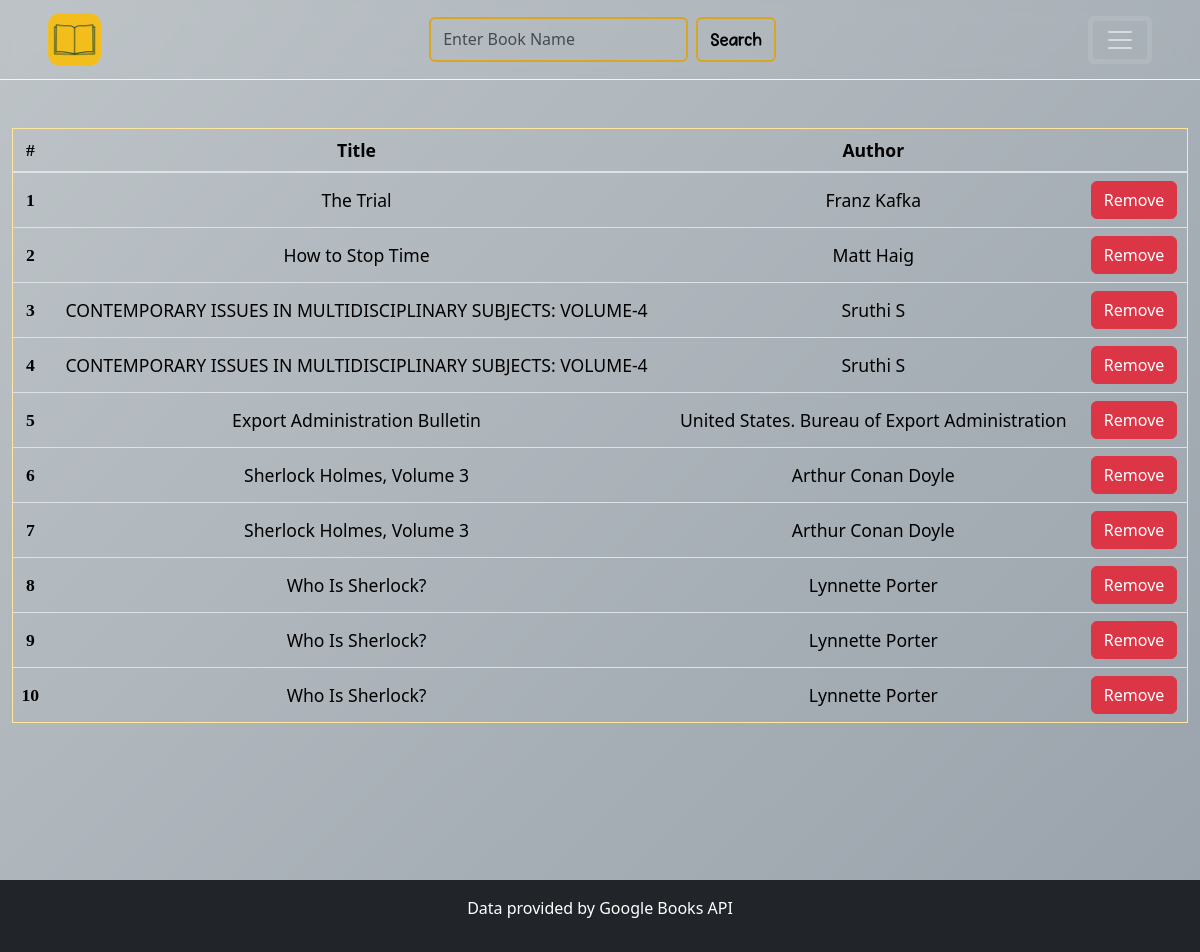
The page /readlist (signed in) on the database its author committed.
### tables this page shows
CREATE TABLE readlist (
    id INTEGER PRIMARY KEY AUTOINCREMENT,
    title TEXT NOT NULL,
    author TEXT NOT NULL,
    genre TEXT NOT NULL,
    user_id INTEGER NOT NULL,
    isbn TEXT NOT NULL,
    image TEXT NOT NULL,
    FOREIGN KEY (user_id) REFERENCES users(user_id)
);

### app.py (the view)
@app.route('/readlist')
def readlist():
    user_id = session['user_id']
    books = db.execute("SELECT * FROM readlist WHERE user_id = ?", user_id)
    return render_template('readlist.html', books = books)

### templates/readlist.html (shortened to what this page needs)
{% extends "layout.html" %}
{% block main %}
{% if books|length == 0 %}
<h1 class="position-absolute top-50 start-50 translate-middle" id="customh1">You Have No Books In Your Readlist</h1>
{% else %}
<table class="table table-dark table-bordered border-warning-subtle custom-table">
    <thead>
      <tr>
        <th scope="col" class="index">#</th>
        <th scope="col">Title</th>
        <th scope="col">Author</th>
        <th scope="col"></th>
      </tr>
    </thead>
    <tbody class="table-group-divider">
    {% for book in books %}
      <tr>
        <th scope="row" class="index">{{ loop.index }}</th>
        <td>{{ book.title }}</td>
        <td>{{ book.author }}</td>
        <td>
            <form action="/delete_readlist/{{ book.id }}" method="post">
                <button type="submit" class="btn btn-danger">Remove</button>
            </form>
        </td>
      </tr>
    {% endfor %}
    </tbody>
  </table>
{% endif %}
{% endblock %}

### templates/layout.html (shortened to what this page needs)
<!DOCTYPE html>
<html lang="en">
<head>
    <link href="https://cdn.jsdelivr.net/npm/bootstrap@5.3.3/dist/css/bootstrap.min.css" rel="stylesheet"
>
    <link rel="stylesheet" href="/static/styles.css">
</head>
<body>
    {% if session["user_id"] %}
    <nav class="navbar navbar-dark fixed-top" style="border-bottom: 1px solid whitesmoke; backdrop-filter: blur(10px); min-height: 80px;">
        <div class="container-fluid ps-5 pe-5">
            <a class="navbar-brand" href="#">
                <img src="static/logo.png" alt="Genreizz" width="53" height="53">
            </a>
            <form action="/search" method="post" class="d-flex" role="search">
                <input class="form-control me-2" id="search" type="search" placeholder="Enter Book Name" aria-label="Search" name="query">
                <button class="btn btn-outline-success" type="submit" id="searchbtn">Search</button>
            </form>
            <button class="navbar-toggler" type="button" data-bs-toggle="offcanvas" data-bs-target="#offcanvasDarkNavbar" aria-controls="offcanvasDarkNavbar" aria-label="Toggle navigation" style="border: 5px solid rgba(255, 255, 255, 0.1);">
                <span class="navbar-toggler-icon"></span>
            </button>
        </div>
    </nav>
    {% endif %}
    <main class="container-fluid py-5 text-center {% if session['user_id'] %} logged-in {% endif %}" style="min-height: 100vh;">
        {% block main %}{% endblock %}
    </main>
    <footer>
        <div class="container-fluid bg-dark text-white text-center py-3">
            <p>Data provided by Google Books API</p>
        </div>
    </footer>
</body>
</html>

### static/styles.css (style rules this page uses)
body { background: linear-gradient(135deg, #bdc3c7 0%, #99a2ab 100%); background-repeat: no-repeat; background-size: contain; }
#searchbtn { font-family: PinkChicken; border: 2px solid #DAA520; color: black; transition: all 0.3s ease; font-size: 1.2rem; }
.logged-in { margin-top: 80px; }
.custom-table { background-color: transparent; --bs-table-bg: transparent; }
.custom-table th, .custom-table td { border-right: none !important; border-left: none !important; }
.custom-table thead th { border-bottom: 2px solid var(--bs-border-color); }
.custom-table tbody td, .custom-table tbody th { border-top: 1px solid var(--bs-border-color); }
.custom-table { border: 1px solid var(--bs-border-color); background-color: transparent; --bs-table-bg: transparent; font-size: 1.1rem; }
.custom-table tbody td, .custom-table tbody th { color: #000; text-align: center; vertical-align: middle; }
.custom-table thead th { color: #000; text-align: center; vertical-align: middle; }
.index { font-family: Welcome_magic; }

### rows shown on the page
readlist: title "The Trial", author "Franz Kafka"
readlist: title "How to Stop Time", author "Matt Haig"
readlist: title "CONTEMPORARY ISSUES IN MULTIDISCIPLINARY SUBJECTS: VOLUME-4", author "Sruthi S"
readlist: title "CONTEMPORARY ISSUES IN MULTIDISCIPLINARY SUBJECTS: VOLUME-4", author "Sruthi S"
readlist: title "Export Administration Bulletin", author "United States. Bureau of Export Administration"
readlist: title "Sherlock Holmes, Volume 3", author "Arthur Conan Doyle"
readlist: title "Sherlock Holmes, Volume 3", author "Arthur Conan Doyle"
readlist: title "Who Is Sherlock?", author "Lynnette Porter"
readlist: title "Who Is Sherlock?", author "Lynnette Porter"
readlist: title "Who Is Sherlock?", author "Lynnette Porter"
